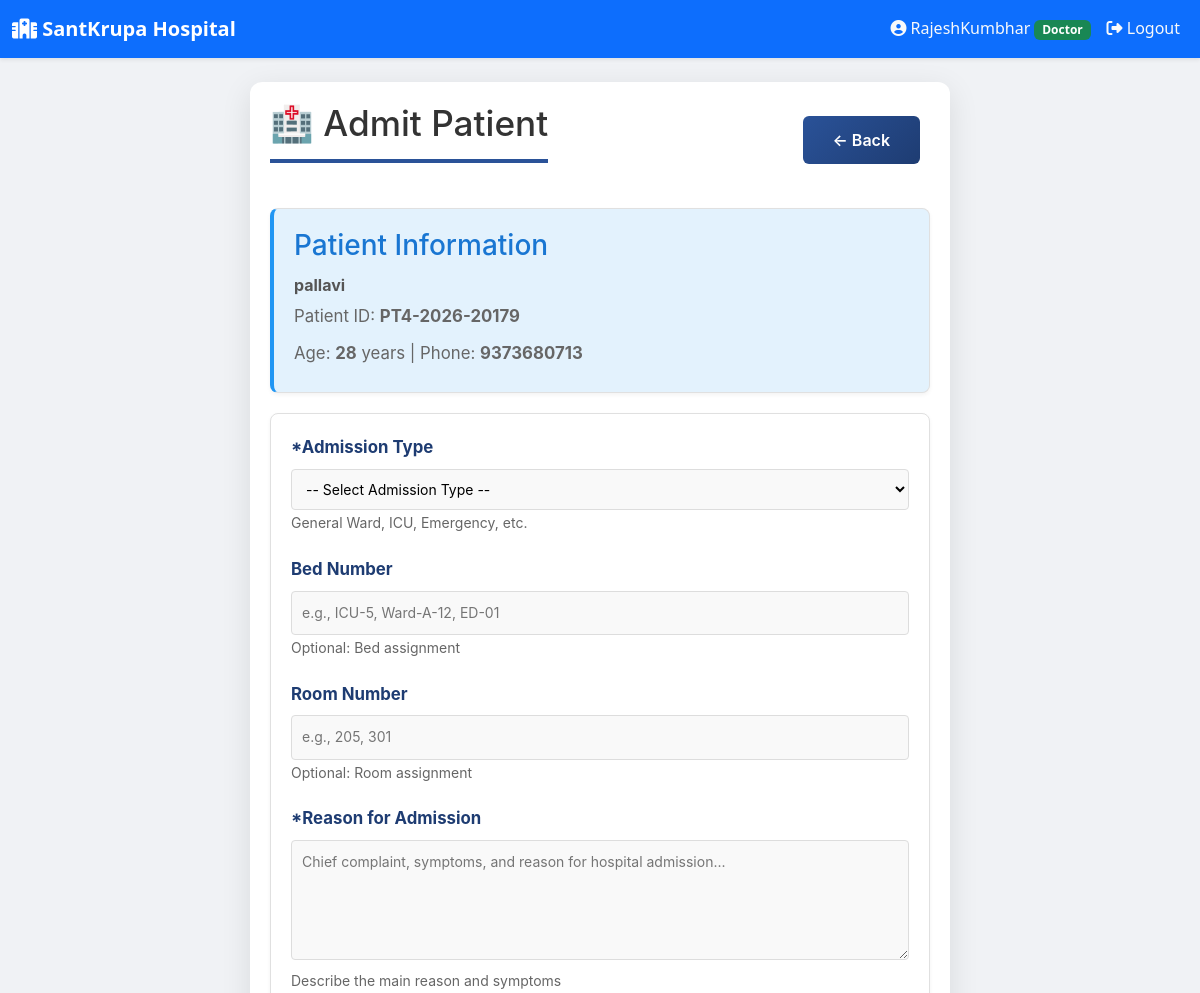
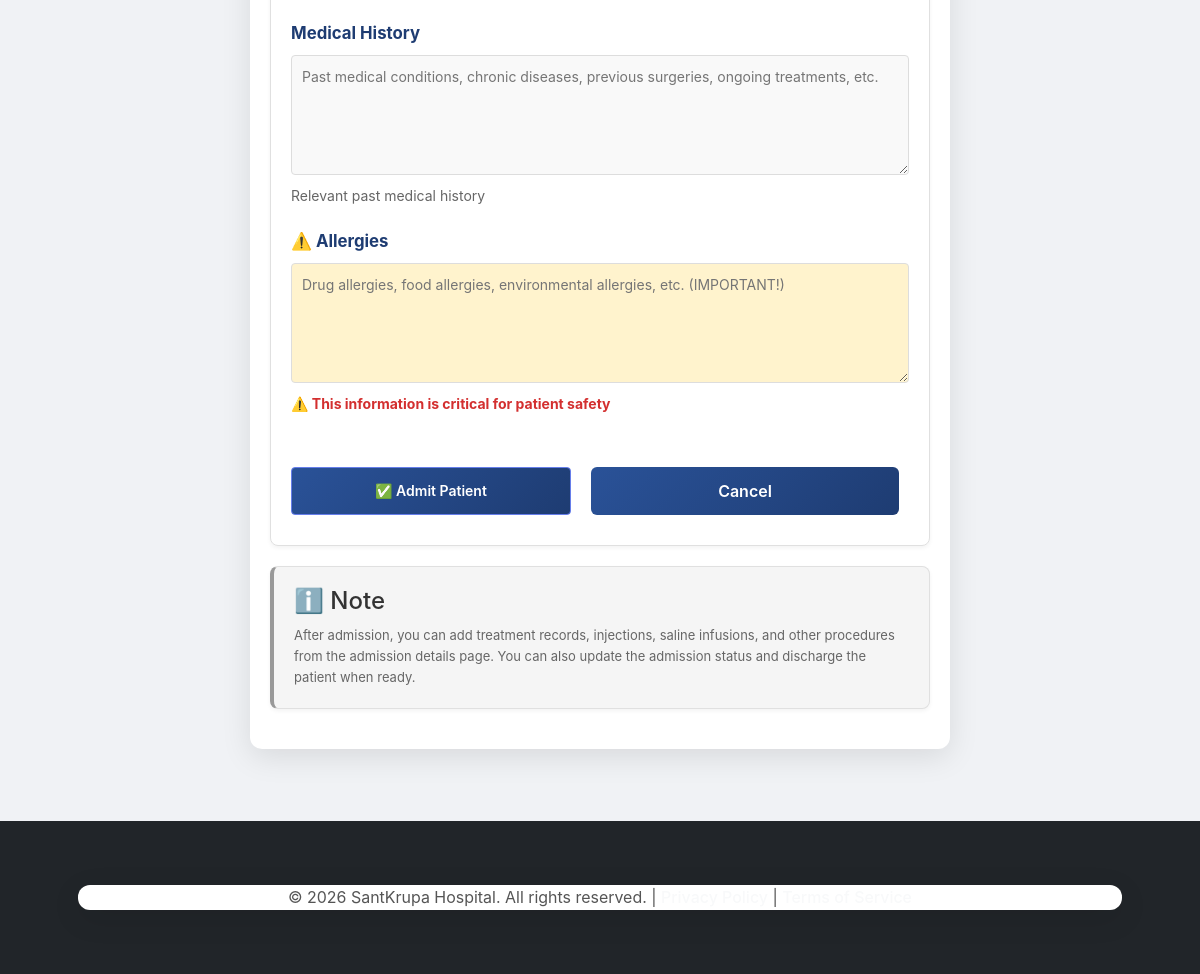
Screenshot of /clinic/ghanshyam_123/doctor/admit-patient/1/ (signed in) with the database file from the repository (2 pictures, top to bottom).
### hospital/models.py (models this page shows, shortened)
class User(AbstractUser):
    ROLE_CHOICES = [
        ('super_admin', 'Super Admin'),
        ('admin', 'Clinic Admin'),
        ('doctor', 'Doctor'),
        ('receptionist', 'Receptionist'),
        ('patient', 'Patient'),
        ('lab_tech', 'Lab Technician'),
    ]
    clinic = models.ForeignKey(Clinic, on_delete=models.CASCADE, related_name='users', null=True, blank=True)
    role = models.CharField(max_length=20, choices=ROLE_CHOICES, default='patient')
    created_at = models.DateTimeField(auto_now_add=True)
    class Meta:
        unique_together = [['clinic', 'username']]

class Patient(models.Model):
    STATUS_CHOICES = [
        ('registered', 'Registered'),
        ('in_diagnosis', 'In Diagnosis'),
        ('treatment_started', 'Treatment Started'),
        ('discharged', 'Discharged'),
    ]
    clinic = models.ForeignKey(Clinic, on_delete=models.CASCADE, related_name='patients', null=True, blank=True)
    patient_id = models.CharField(max_length=20, editable=False)
    user = models.OneToOneField(User, on_delete=models.CASCADE, null=True, blank=True)
    patient_name = models.CharField(max_length=100)
    age = models.IntegerField()
    address = models.TextField()
    phone_number = models.CharField(max_length=15)
    registration_date = models.DateField(auto_now_add=True)
    status = models.CharField(max_length=20, choices=STATUS_CHOICES, default='registered')
    default_password = models.CharField(max_length=20, blank=True)
    registered_by = models.ForeignKey(User, on_delete=models.SET_NULL, null=True, blank=True,
                                     related_name='patients_registered',
                                     limit_choices_to={'role': 'receptionist'})
    objects = ClinicManager()
    class Meta:
        ordering = ['-registration_date']
        unique_together = [['clinic', 'patient_id']]
        indexes = [
            models.Index(fields=['clinic', 'registration_date']),
            models.Index(fields=['clinic', 'phone_number']),
        ]

### hospital/views.py (the view, shortened to what this page needs)
# urls.py: path('doctor/admit-patient/<int:patient_id>/', views.admit_patient, name='admit_patient'),
@login_required(login_url='login')
@require_http_methods(["GET", "POST"])
def admit_patient(request, patient_id, clinic_slug=None):
    if request.user.role != 'doctor':
        return redirect('homepage')
    clinic = get_clinic_from_slug_or_middleware(clinic_slug, request)
    if not clinic:
        return redirect('homepage')
    patient = get_object_or_404(Patient, id=patient_id, clinic=clinic)
    doctor = get_object_or_404(Doctor, user=request.user, clinic=clinic)
    context = {
        'patient': patient,
        'clinic': clinic,
        'admission_types': PatientAdmission.ADMISSION_TYPES,
    }
    return render(request, 'hospital/doctor/admit_patient.html', context)

### hospital/managers.py (called while the page is built)
    def get_queryset(self):
        return super().get_queryset()

### hospital/views.py (called while the page is built)
def get_clinic_from_slug_or_middleware(clinic_slug, request):
    if clinic_slug:
        try:
            return Clinic.objects.get(slug=clinic_slug)
        except Clinic.DoesNotExist:
            return None
    if hasattr(request, 'clinic') and request.clinic:
        return request.clinic
    if request.user.is_authenticated and hasattr(request.user, 'clinic'):
        return request.user.clinic
    return None

### hospital/templates/hospital/doctor/admit_patient.html (shortened to what this page needs)
{% extends "hospital/base.html" %}
{% block content %}
<div class="container" style="max-width: 700px; margin: 0 auto; padding: 20px;">
    <div style="display: flex; justify-content: space-between; align-items: center; margin-bottom: 30px;">
        <h1>🏥 Admit Patient</h1>
        <a href="{% url 'doctor_dashboard' clinic_slug=clinic.slug %}" class="btn" style="background-color: #666;">
            ← Back
        </a>
    </div>
    <div class="card" style="margin-bottom: 20px; background-color: #e3f2fd; border-left: 4px solid #2196f3;">
        <h3 style="margin: 0 0 10px 0; color: #1976d2;">Patient Information</h3>
        <p style="margin: 0; font-size: 16px; font-weight: bold;">{{ patient.patient_name }}</p>
        <p style="margin: 5px 0; color: #666;">Patient ID: <strong>{{ patient.patient_id }}</strong></p>
        <p style="margin: 5px 0; color: #666;">Age: <strong>{{ patient.age }}</strong> years | Phone: <strong>{{ patient.phone_number }}</strong></p>
    </div>
    <form method="post" class="card">
        <div class="form-group">
            <label for="admission_type" style="display: block; font-weight: bold; margin-bottom: 8px;">*Admission Type</label>
            <select name="admission_type" id="admission_type" required
                    style="width: 100%; padding: 10px; border: 1px solid #ddd; border-radius: 4px; font-size: 14px;">
                <option value="">-- Select Admission Type --</option>
            </select>
            <small style="color: #666;">General Ward, ICU, Emergency, etc.</small>
        </div>
        <div class="form-group">
            <label for="bed_number" style="display: block; font-weight: bold; margin-bottom: 8px;">Bed Number</label>
            <input type="text" name="bed_number" id="bed_number"
                   placeholder="e.g., ICU-5, Ward-A-12, ED-01"
                   style="width: 100%; padding: 10px; border: 1px solid #ddd; border-radius: 4px; font-size: 14px; box-sizing: border-box;">
            <small style="color: #666;">Optional: Bed assignment</small>
        </div>
        <div class="form-group">
            <label for="room_number" style="display: block; font-weight: bold; margin-bottom: 8px;">Room Number</label>
            <input type="text" name="room_number" id="room_number"
                   placeholder="e.g., 205, 301"
                   style="width: 100%; padding: 10px; border: 1px solid #ddd; border-radius: 4px; font-size: 14px; box-sizing: border-box;">
            <small style="color: #666;">Optional: Room assignment</small>
        </div>
        <div class="form-group">
            <label for="reason_for_admission" style="display: block; font-weight: bold; margin-bottom: 8px;">*Reason for Admission</label>
            <textarea name="reason_for_admission" id="reason_for_admission" required rows="3"
                      placeholder="Chief complaint, symptoms, and reason for hospital admission..."
                      style="width: 100%; padding: 10px; border: 1px solid #ddd; border-radius: 4px; font-size: 14px; box-sizing: border-box; font-family: inherit;"></textarea>
            <small style="color: #666;">Describe the main reason and symptoms</small>
        </div>
        <div class="form-group">
            <label for="medical_history" style="display: block; font-weight: bold; margin-bottom: 8px;">Medical History</label>
            <textarea name="medical_history" id="medical_history" rows="3"
                      placeholder="Past medical conditions, chronic diseases, previous surgeries, ongoing treatments, etc."
                      style="width: 100%; padding: 10px; border: 1px solid #ddd; border-radius: 4px; font-size: 14px; box-sizing: border-box; font-family: inherit;"></textarea>
            <small style="color: #666;">Relevant past medical history</small>
        </div>
        <div class="form-group">
            <label for="allergies" style="display: block; font-weight: bold; margin-bottom: 8px;">⚠️ Allergies</label>
            <textarea name="allergies" id="allergies" rows="2"
                      placeholder="Drug allergies, food allergies, environmental allergies, etc. (IMPORTANT!)"
                      style="width: 100%; padding: 10px; border: 1px solid #ddd; border-radius: 4px; font-size: 14px; box-sizing: border-box; font-family: inherit; background-color: #fff3cd;"></textarea>
            <small style="color: #d32f2f; font-weight: bold;">⚠️ This information is critical for patient safety</small>
        </div>
        <div style="display: flex; gap: 10px; margin-top: 20px;">
            <button type="submit" class="btn" style="flex: 1;">✅ Admit Patient</button>
            <a href="{% url 'doctor_dashboard' clinic_slug=clinic.slug %}" class="btn" style="flex: 1; text-align: center; background-color: #999; border-color: #999;">Cancel</a>
        </div>
    </form>
    <div class="card" style="margin-top: 20px; background-color: #f5f5f5; border-left: 4px solid #999;">
        <h4 style="margin: 0 0 10px 0;">ℹ️ Note</h4>
        <p style="margin: 0; color: #666; font-size: 13px;">
            After admission, you can add treatment records, injections, saline infusions, and other procedures
            from the admission details page. You can also update the admission status and discharge the patient when ready.
        </p>
    </div>
</div>
{% endblock %}

### hospital/templates/hospital/base.html (shortened to what this page needs)
<!DOCTYPE html>
<html lang="en">
<head>
    <link href="https://cdnjs.cloudflare.com/ajax/libs/bootstrap/5.3.0/css/bootstrap.min.css" rel="stylesheet">
    <link rel="stylesheet" href="https://cdnjs.cloudflare.com/ajax/libs/font-awesome/6.4.0/css/all.min.css">
    <link rel="stylesheet" type="text/css" href="/static/style.css">
</head>
<body>
    <nav class="navbar navbar-expand-lg navbar-dark bg-primary shadow-sm">
        <div class="container-fluid">
            <a class="navbar-brand fw-bold fs-5" href="{% url 'homepage' %}">
                <i class="fas fa-hospital"></i> SantKrupa Hospital
            </a>
            <div class="collapse navbar-collapse" id="navbarNav">
                <ul class="navbar-nav ms-auto">
                    {% if user.is_authenticated %}
                        <li class="nav-item">
                            <span class="nav-link text-light">
                                <i class="fas fa-user-circle"></i> {{ user.username }}
                                <span class="badge bg-success">{{ user.get_role_display }}</span>
                            </span>
                        </li>
                        <li class="nav-item">
                            <a class="nav-link text-light" href="{% url 'logout' %}">
                                <i class="fas fa-sign-out-alt"></i> Logout
                            </a>
                        </li>
                    {% else %}
                        <li class="nav-item">
                            <a class="nav-link text-light" href="{% url 'login' %}">
                                <i class="fas fa-sign-in-alt"></i> Login
                            </a>
                        </li>
                    {% endif %}
                </ul>
            </div>
        </div>
    </nav>
    <main class="min-vh-100 py-4">
        <div class="container-lg">
            {% block content %}
            {% endblock %}
        </div>
    </main>
    <footer class="bg-dark text-light py-4 mt-5">
        <div class="container text-center">
            <p class="mb-0">&copy; 2026 SantKrupa Hospital. All rights reserved. |
            <a href="#" class="text-light">Privacy Policy</a> |
            <a href="#" class="text-light">Terms of Service</a></p>
        </div>
    </footer>
</body>
</html>

### static/style.css (style rules this page uses)
* { margin: 0; padding: 0; box-sizing: border-box; }
body { font-family: 'Segoe UI', Tahoma, Geneva, Verdana, sans-serif; background-color: #f0f2f5; color: #333; line-height: 1.6; }
.container { width: 90%; max-width: 1200px; margin: 40px auto; padding: 0; background: #fff; box-shadow: 0 8px 30px rgba(0, 0, 0, 0.1); border-radius: 12px; overflow: hidden; }
h1 { color: #1e3c72; margin-bottom: 20px; font-size: 2.2em; border-bottom: 4px solid #2a5298; padding-bottom: 15px; }
h3 { color: #2a5298; margin-top: 20px; margin-bottom: 10px; }
p { margin-bottom: 15px; color: #555; font-size: 1.05em; }
button, .btn, a.btn { background: linear-gradient(135deg, #2a5298 0%, #1e3c72 100%); color: #fff; padding: 12px 30px; border: none; border-radius: 6px; cursor: pointer; font-size: 1em; font-weight: 600; transition: all 0.3s ease; text-decoration: none; display: inline-block; margin: 10px 10px 10px 0; }
a { color: #2a5298; text-decoration: none; font-weight: 500; transition: color 0.3s ease; }
form { margin: 20px 0; }
.form-group { margin-bottom: 25px; }
label { display: block; margin-bottom: 8px; color: #1e3c72; font-weight: 600; font-size: 1.05em; }
input[type="text"], input[type="email"], input[type="password"], input[type="date"], input[type="file"], textarea, select { width: 100%; padding: 12px 15px; border: 2px solid #e0e0e0; border-radius: 6px; font-size: 1em; font-family: inherit; transition: all 0.3s ease; background-color: #f9f9f9; }
textarea { resize: vertical; min-height: 120px; }
.card { background: #fff; border-left: 5px solid #2a5298; border-radius: 8px; padding: 25px; margin: 20px 0; box-shadow: 0 4px 12px rgba(0, 0, 0, 0.08); transition: all 0.3s ease; }
footer { background: #1e3c72; color: #fff; text-align: center; padding: 20px; margin-top: 40px; font-size: 0.95em; }
:root { --primary-color: #0d6efd; --success-color: #198754; --danger-color: #dc3545; --warning-color: #ffc107; --info-color: #0dcaf0; }

### hospital/templates/hospital/doctor/admit_patient.html (style rules this page uses)
.btn { background-color: #667eea; color: white; border: none; padding: 10px 15px; border-radius: 4px; cursor: pointer; text-decoration: none; display: inline-block; font-size: 14px; transition: background-color 0.3s ease; border: 1px solid #667eea; }
.card { background: white; border-radius: 8px; border: 1px solid #e0e0e0; padding: 20px; box-shadow: 0 2px 4px rgba(0,0,0,0.05); }
.form-group { margin-bottom: 20px; }
.form-group input, .form-group textarea, .form-group select { box-sizing: border-box; }
h1, h3, h4 { color: #333; margin: 0 0 15px 0; }
.container { font-family: -apple-system, BlinkMacSystemFont, 'Segoe UI', Roboto, Oxygen, Ubuntu, Cantarell, sans-serif; }

### rows the page displays
User: username "RajeshKumbhar", role "Doctor"
Patient: patient_name "pallavi", patient_id "PT4-2026-20179", age "28", phone_number "9373680713"
